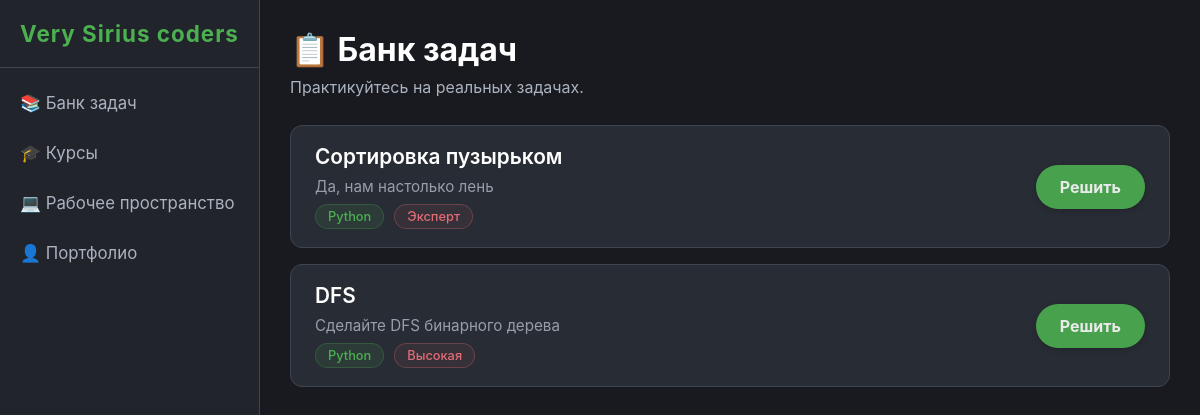
The page /tasks/ on the database as committed earlier.
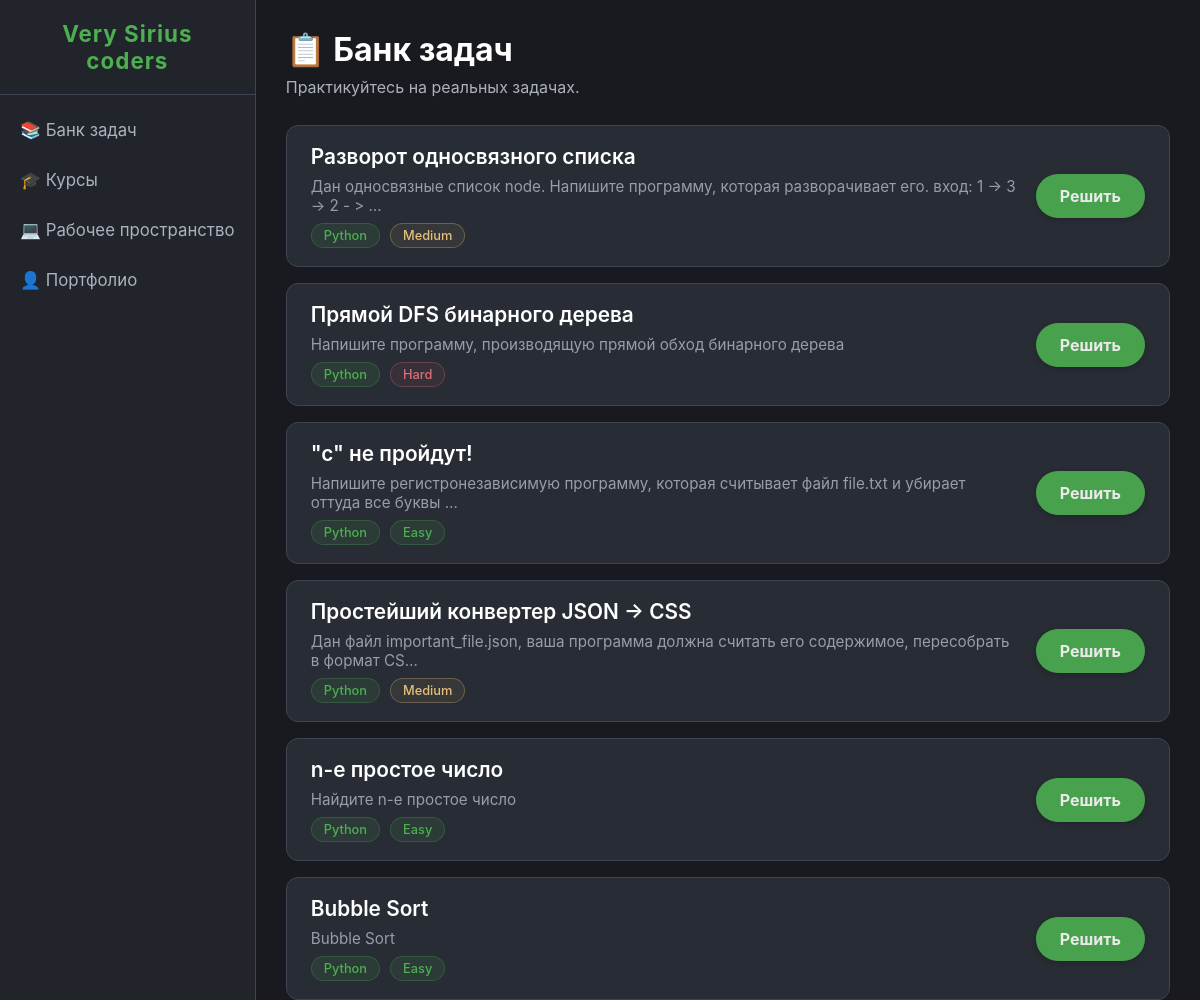
The same page on the database as committed later.
### task/models.py (models this page shows, shortened)
class Task(models.Model):
    title = models.CharField(max_length=200, verbose_name="Название")
    description = models.TextField(verbose_name="Описание")
    difficulty = models.ForeignKey(
        Difficulty,
        on_delete=models.PROTECT,
        verbose_name="Сложность"
    )
    categories = models.ManyToManyField(
        Category,
        related_name='tasks',
        verbose_name="Категории"
    )
    language = models.ForeignKey(
        ProgrammingLanguage,
        on_delete=models.PROTECT,
        verbose_name="Целевой язык"
    )
    starter_code = models.TextField(blank=True, null=True, verbose_name="Начальный код")
    solution_code = models.TextField(blank=True, null=True, verbose_name="Эталонное решение")
    time_limit_ms = models.IntegerField(default=1000, verbose_name="Лимит времени (мс)")
    memory_limit_kb = models.IntegerField(default=256000, verbose_name="Лимит памяти (КБ)")
    author = models.ForeignKey(
        settings.AUTH_USER_MODEL,
        on_delete=models.SET_NULL,
        null=True,
        related_name='created_tasks',
        verbose_name="Автор"
    )
    is_active = models.BooleanField(default=True, verbose_name="Активна")
    created_at = models.DateTimeField(auto_now_add=True, verbose_name="Дата создания")
    class Meta:
        verbose_name = "Задача"
        verbose_name_plural = "Задачи"
        ordering = ['-created_at']

class ProgrammingLanguage(models.Model):
    name = models.CharField(max_length=50, unique=True, verbose_name="Язык")
    class Meta:
        verbose_name = "Язык программирования"
        verbose_name_plural = "Языки программирования"

class Difficulty(models.Model):
    name = models.CharField(max_length=50, unique=True, verbose_name="Сложность")
    base_points = models.IntegerField(default=100, verbose_name="Базовые очки (XP)")
    class Meta:
        verbose_name = "Уровень сложности"
        verbose_name_plural = "Уровни сложности"

### crius/views.py (the view)
# urls.py: path('tasks/', views.task_list, name='list'),
def task_list(request):
    tasks = Task.objects.filter(is_active=True).select_related('difficulty', 'language')
    return render(request, 'crius/task_list.html', {'tasks': tasks})

### crius/templates/crius/task_list.html (shortened to what this page needs)
{% extends 'crius/base.html' %}
{% load static %}
{% block content %}
<div id="tasks-section" class="section active">
    <h1>📋 Банк задач</h1>
    <p style="margin-bottom: 4px;">Практикуйтесь на реальных задачах.</p>
    <div class="task-list">
        {% for task in tasks %}
        <div class="task-row">
            <div class="task-info">
                <div class="task-title">{{ task.title }}</div>
                <div class="task-desc">{{ task.description|truncatechars:100 }}</div>
                <div class="tags">
                    <span class="tag">{{ task.language.name }}</span>
                    {% if task.difficulty.name == 'Easy' %}
                        <span class="tag">{{ task.difficulty.name }}</span>
                    {% elif task.difficulty.name == 'Medium' %}
                        <span class="tag type-opt">{{ task.difficulty.name }}</span>
                    {% else %}
                        <span class="tag type-bug">{{ task.difficulty.name }}</span>
                    {% endif %}
                </div>
            </div>
            <a href="{% url 'task:detail' pk=task.pk %}" class="btn-solve" style="pointer-events: auto; cursor: pointer; text-decoration: none;">Решить</a>
        </div>
        {% empty %}
        <p>Задачи пока не добавлены.</p>
        {% endfor %}
    </div>
</div>
{% endblock %}

### crius/templates/crius/base.html (shortened to what this page needs)
<!DOCTYPE html>
<html lang="ru">
<head>
</head>
<body>
<div class="sidebar">
    <div class="logo">Very Sirius coders</div>
    <ul class="nav-menu">
        <li class="nav-item" data-section="tasks-section" data-url="{% url 'crius:list' %}">📚 Банк задач</li>
        <li class="nav-item" data-section="courses-section" data-url="{% url 'crius:course' %}">🎓 Курсы</li>
        <li class="nav-item" data-section="workspace-section" data-url="{% url 'crius:workspace' %}">💻 Рабочее
            пространство
        </li>
        <li class="nav-item" data-section="portfolio-section" data-url="{% url 'users:portfolio' %}">👤 Портфолио</li>
    </ul>
</div>
<div class="main-content">
    {% block content %}{% endblock %}
</div>
</body>
</html>

### crius/templates/crius/base.html (style rules this page uses)
:root { --bg-main: #181a1f; --bg-sidebar: #21252b; --bg-panel: #282c34; --text-main: #abb2bf; --text-heading: #ffffff; --accent: #4caf50; --border-color: #3e4451; --hover-bg: #2c313a; }
* { box-sizing: border-box; margin: 0; padding: 0; }
body { font-family: -apple-system, BlinkMacSystemFont, "Segoe UI", Roboto, Helvetica, Arial, sans-serif; background-color: var(--bg-main); color: var(--text-main); display: flex; height: 100vh; overflow: hidden; }
.sidebar { width: 260px; background-color: var(--bg-sidebar); border-right: 1px solid var(--border-color); display: flex; flex-direction: column; }
.logo { padding: 20px; font-size: 1.4rem; font-weight: bold; color: var(--accent); border-bottom: 1px solid var(--border-color); text-align: center; letter-spacing: 1px; }
.nav-menu { list-style: none; padding: 10px 0; flex-grow: 1; }
.nav-item { padding: 15px 20px; cursor: pointer; transition: background 0.2s; display: flex; align-items: center; gap: 10px; font-size: 1.05rem; }
.main-content { flex-grow: 1; display: flex; flex-direction: column; overflow-y: auto; }
.section { display: none; padding: 30px; height: 100%; }
.section.active { display: flex; flex-direction: column; }
h1 { color: var(--text-heading); margin-bottom: 8px; font-size: 2rem; }

### crius/templates/crius/task_list.html (style rules this page uses)
.task-list { display: flex; flex-direction: column; gap: 16px; margin-top: 24px; max-width: 900px; }
.task-row { background-color: var(--bg-panel); border: 1px solid var(--border-color); border-radius: 12px; padding: 18px 24px; display: flex; align-items: center; justify-content: space-between; transition: border-color 0.2s, transform 0.1s; }
.task-info { display: flex; flex-direction: column; gap: 8px; }
.task-title { font-size: 1.3rem; font-weight: 600; color: var(--text-heading); }
.task-desc { font-size: 0.95rem; color: var(--text-main); opacity: 0.85; }
.tags { display: flex; gap: 10px; flex-wrap: wrap; }
.tag { background-color: rgba(76, 175, 80, 0.12); color: var(--accent); padding: 4px 12px; border-radius: 20px; font-size: 0.8rem; font-weight: 500; border: 1px solid rgba(76, 175, 80, 0.25); }
.tag.type-bug { color: #e06c75; border-color: rgba(224, 108, 117, 0.3); background-color: rgba(224, 108, 117, 0.08); }
.tag.type-opt { color: #e5c07b; border-color: rgba(229, 192, 123, 0.3); background-color: rgba(229, 192, 123, 0.08); }
.btn-solve { background-color: var(--accent); color: #fff; border: none; padding: 12px 24px; border-radius: 40px; cursor: default; font-weight: bold; font-size: 1rem; transition: none; box-shadow: 0 2px 6px rgba(0,0,0,0.2); white-space: nowrap; margin-left: 20px; opacity: 0.9; pointer-events: none; user-select: none; }

Rows that differ between the two databases and show on the page:
removed Task: title "Сортировка пузырьком", description "Да, нам настолько лень", language.name "Python", difficulty.name "Эксперт"
removed Task: title "DFS", description "Сделайте DFS бинарного дерева", language.name "Python", difficulty.name "Высокая"
added Task: title "Разворот односвязного списка", description "Дан односвязные список node. Напишите программу, которая разворачивает его. вход: 1 -> 3 -> 2 - > …", language.name "Python", difficulty.name "Medium"
added Task: title "Прямой DFS бинарного дерева", description "Напишите программу, производящую прямой обход бинарного дерева", language.name "Python", difficulty.name "Hard"
added Task: title "\"с\" не пройдут!", description "Напишите регистронезависимую программу, которая считывает файл file.txt и убирает оттуда все буквы …", language.name "Python", difficulty.name "Easy"
added Task: title "Простейший конвертер JSON -> CSS", description "Дан файл important_file.json, ваша программа должна считать его содержимое, пересобрать в формат CS…", language.name "Python", difficulty.name "Medium"
added Task: title "n-е простое число", description "Найдите n-е простое число", language.name "Python", difficulty.name "Easy"
added Task: title "Bubble Sort", description "Bubble Sort", language.name "Python", difficulty.name "Easy"
